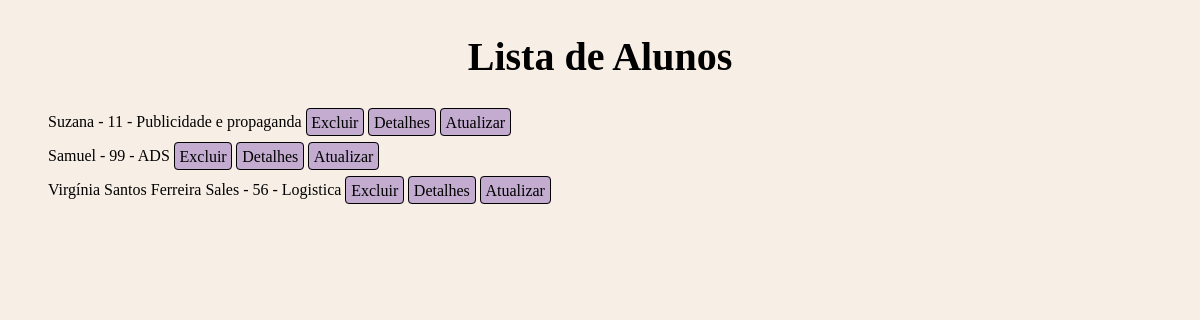
Page /alunos/listar/ on the earlier database version.
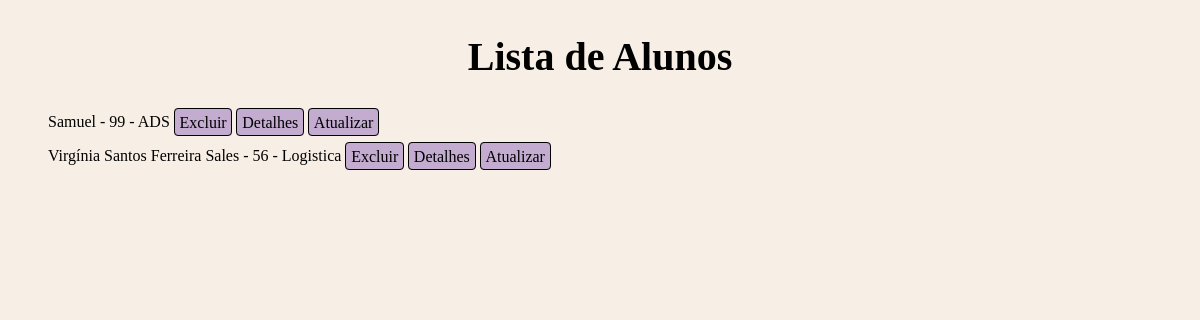
Same page on the later database version.
### cadastro/models.py (models this page shows, shortened)
class Aluno(models.Model):
    nome = models.CharField(max_length=100)
    matricula = models.CharField(max_length=20, unique=True)
    idade = models.IntegerField()
    curso = models.CharField(max_length=50)
    endereco = models.TextField()
    email = models.EmailField()

### cadastro/views.py (the view)
# urls.py: path('alunos/listar/', lista_alunos, name = 'lista_alunos'),
def lista_alunos(request) :
    alunos = Aluno.objects.all()
    return render(request, 'cadastro/lista_alunos.html', {'alunos': alunos})

### cadastro/templates/cadastro/lista_alunos.html (shortened to what this page needs)
{% load static %}
<!DOCTYPE html>
<html>
<head>
    <link rel="stylesheet" href="{% static 'css/lista_alunos.css' %}">
</head>
<body>
    <h2>Lista de Alunos</h2>
    <ul>
        {% for aluno in alunos %}
            <li>
                {{ aluno.nome }} - {{ aluno.matricula }} - {{ aluno.curso }}
                <a href="{% url 'excluir_aluno' aluno.id %}">Excluir</a>
                <a href="{% url 'detalhes_aluno' aluno.id %}">Detalhes</a>
                <a href="{% url 'atualizar_aluno' aluno.id %}">Atualizar</a>
            </li>
        {% endfor %}
    </ul>
</body>
</html>

### static/css/lista_alunos.css (style rules this page uses)
body { background-color: #F7EFE5; }
h2 { text-align: center; font-size: 40px; }
a { text-decoration: none; border: 1px solid black; border-radius: 4px; background-color: #C3ACD0; color: black; padding: 0.3em; }
ul li { list-style: none; margin-top: 1em; }

Differences in the rows shown:
removed Aluno: nome "Suzana", matricula "11", curso "Publicidade e propaganda"
